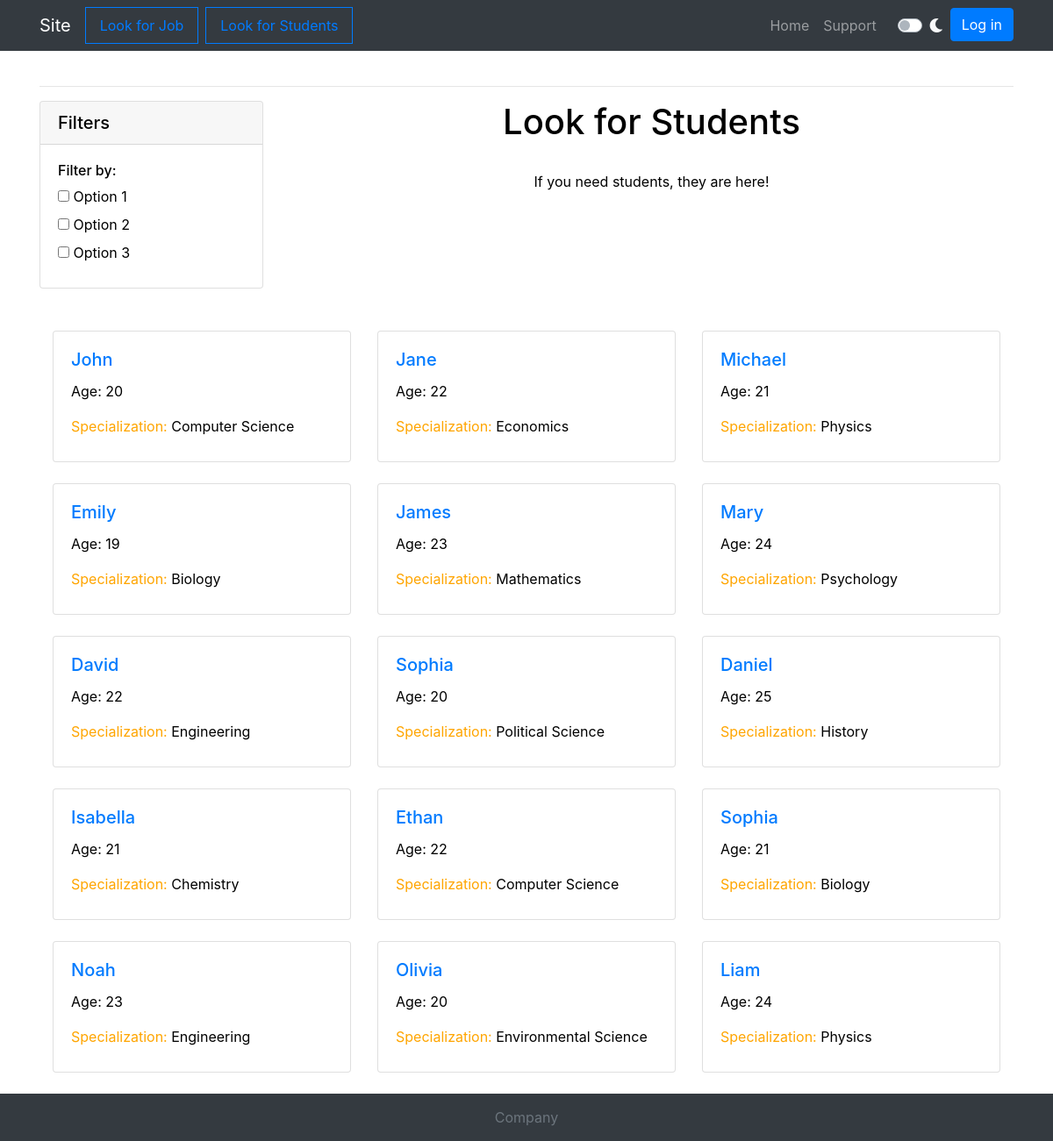
Screenshot of /look_for_student/ with the database file from the repository.
### lookForStudent/models.py (models this page shows, shortened)
class Student(models.Model):
    gender = models.TextField(max_length=1)
    name = models.TextField(max_length=255)
    surname = models.TextField(max_length=255)
    age = models.IntegerField()
    phone = models.TextField(max_length=255, unique=True)
    email = models.TextField(max_length=255, unique=True)
    university = models.TextField(max_length=255)
    specialization = models.TextField(max_length=255)
    degree = models.TextField(max_length=255)
    course = models.IntegerField()
    description = models.TextField(max_length=1000, blank=True)
    created_time = models.DateTimeField(auto_now_add=True)
    changed_time = models.DateTimeField(auto_now=True)
    slug = models.SlugField(max_length=255, unique=True, editable=False)
    is_published = models.BooleanField(default=True)
    published = PublishedManager()
    def get_absolute_url(self):
        return reverse('student_blank', kwargs={'student_slug': self.slug})

### lookForStudent/views.py (the view)
# urls.py: path('', views.look_student_main, name='look_student_main'),
def look_student_main(request: HttpRequest):
    data = {
        'students': Student.published.all()
    }
    return render(request, 'lookForStudent/lookForStudent_main.html', data)

### lookForStudent/models.py (called while the page is built)
    def get_queryset(self):
        return super().get_queryset().filter(is_published=True)

### lookForStudent/templates/lookForStudent/lookForStudent_main.html
{% extends "../index.html" %}
{% block content %}
<div class="row">
    <div class="col-md-3">
        <div class="card">
            <div class="card-header d-flex justify-content-between align-items-center">
                <h5 class="mb-0">Filters</h5>
            </div>
            <div id="filterSidebar">
                <div class="card-body">
                    <h6>Filter by:</h6>
                    <div>
                        <label><input type="checkbox"> Option 1</label><br>
                        <label><input type="checkbox"> Option 2</label><br>
                        <label><input type="checkbox"> Option 3</label><br>
                    </div>
                </div>
            </div>
        </div>
    </div>
    <div class="col-md-9">
        <div class="text-center">
            <h1>Look for Students</h1>
            <br>
            <p>If you need students, they are here!</p>
        </div>
    </div>
</div>
<div align="center">
    <br>
    {% include './students_blanks_block.html'%}
</div>
{% endblock %}

### lookForStudent/templates/lookForStudent/students_blanks_block.html
<div align="center">
    <br>
    <div class="container">
        <div class="row justify-content-center">
            {% for student in students %}
                <div class="col-md-4 mb-4">
                    <div class="card" style="min-height: 150px;">
                        <div class="card-body text-center">
                            <h5 class="card-title" align="left"><a href="{{ student.get_absolute_url }}">{{ student.name }}</a></h5>
                            <p class="card-text" align="left">Age: {{ student.age }}</p>
                            <p class="card-text" align="left"><span style="color: orange;">Specialization:</span> {{ student.specialization }}</p>
                        </div>
                    </div>
                </div>
                {% if forloop.counter|divisibleby:3 and not forloop.last %}
                    </div><div class="row justify-content-center">
                {% endif %}
            {% endfor %}
        </div>
    </div>
</div>

### templates/index.html (style rules this page uses)
html, body { height: 100%; }
body { display: flex; flex-direction: column; min-height: 100vh; background-color: #ffffff; color: #000000; transition: background-color 0.3s, color 0.3s; }

### rows the page displays
Student: name "John", age "20", specialization "Computer Science"
Student: name "Jane", age "22", specialization "Economics"
Student: name "Michael", age "21", specialization "Physics"
Student: name "Emily", age "19", specialization "Biology"
Student: name "James", age "23", specialization "Mathematics"
Student: name "Mary", age "24", specialization "Psychology"
Student: name "David", age "22", specialization "Engineering"
Student: name "Sophia", age "20", specialization "Political Science"
Student: name "Daniel", age "25", specialization "History"
Student: name "Isabella", age "21", specialization "Chemistry"
Student: name "Ethan", age "22", specialization "Computer Science"
Student: name "Sophia", age "21", specialization "Biology"
Student: name "Noah", age "23", specialization "Engineering"
Student: name "Olivia", age "20", specialization "Environmental Science"
Student: name "Liam", age "24", specialization "Physics"
